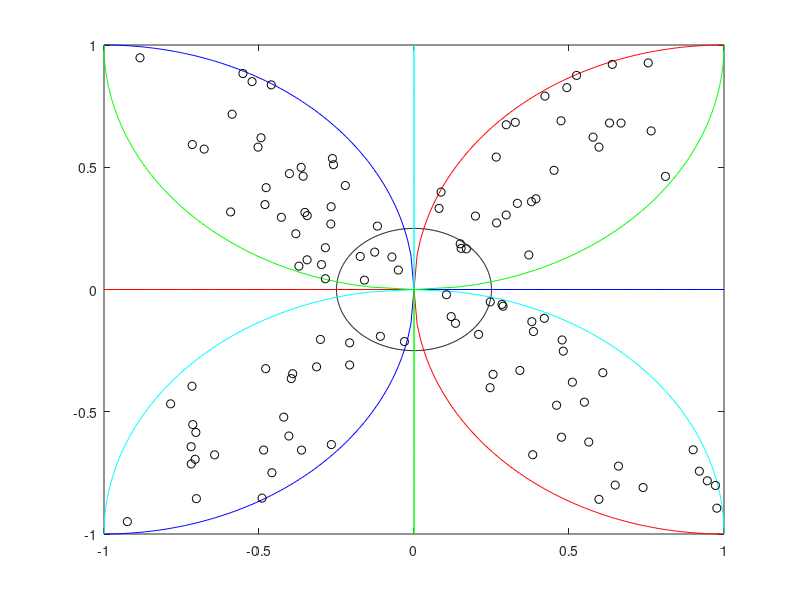

The MATLAB script that drew this image:
% Questao 8

clear
clc

N = 200;

% Geracao dos dados

r = 1;
k = 0.01;

x = -1:k:1;
y = -1:k:1;

x0 = -1;
y0 = 0;

yhe = sqrt(r^2 - (x - x0).^2) + y0;

x0 = 1;
y0 = 0;

yhd = sqrt(r^2 - (x - x0).^2) + y0;

y0 = -1;
x0 = 0;

xvb = sqrt(r^2 - (y - y0).^2) + x0;

y0 = 1;
x0 = 0;

xvc = sqrt(r^2 - (y - y0).^2) + x0;

x0 = 0;
y0 = 0;
r = 0.25;

ang = 0:k:2*pi; 
xc = r*cos(ang);
yc = r*sin(ang);
plot(x0+xc,y0+yc,'k');
hold on

plot(x,real(yhe),'b')
plot(x,real(-yhe),'b')
plot(x,real(yhd),'r')
plot(x,real(-yhd),'r')
plot(real(xvb),y,'c')
plot(real(-xvb),y,'c')
plot(real(xvc),y,'g')
plot(real(-xvc),y,'g')

pontos = 2*rand(2,N) - 1;
%plot(pontos(1,:),pontos(2,:),'ok');

% Classificacao
% [QX QY H V]
classe = zeros(N,4);
H = [];
V = [];
QX = [];
QY = [];

for i=1:size(pontos,2)
    H = [H; (norm([pontos(1,i)-1 pontos(2,i)])<1)||(norm([pontos(1,i)+1 pontos(2,i)])<1)];
end
for i=1:size(pontos,2)
    V = [V; (norm([pontos(1,i) pontos(2,i)-1])<1)||(norm([pontos(1,i) pontos(2,i)+1])<1)];
end
QX = [QX; (pontos(1,:)>0)];
QY = [QY; (pontos(2,:)>0)];

classe = [QX; QY; H'; V'];

R = H&V;
plot(pontos(1,R),pontos(2,R),'ok');